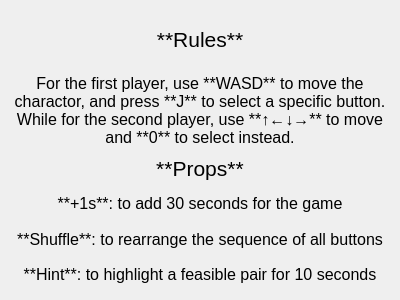
<?xml version="1.0" encoding="UTF-8"?>
<ui version="4.0">
 <class>QLinkManual</class>
 <widget class="QWidget" name="QLinkManual">
  <property name="windowModality">
   <enum>Qt::ApplicationModal</enum>
  </property>
  <property name="geometry">
   <rect>
    <x>0</x>
    <y>0</y>
    <width>400</width>
    <height>300</height>
   </rect>
  </property>
  <property name="windowTitle">
   <string>Manual</string>
  </property>
  <layout class="QGridLayout" name="gridLayout" rowstretch="1,1">
   <item row="0" column="0">
    <layout class="QVBoxLayout" name="verticalLayout" stretch="1,1">
     <item>
      <widget class="QLabel" name="rules">
       <property name="font">
        <font>
         <pointsize>16</pointsize>
        </font>
       </property>
       <property name="text">
        <string>**Rules**</string>
       </property>
       <property name="textFormat">
        <enum>Qt::MarkdownText</enum>
       </property>
       <property name="alignment">
        <set>Qt::AlignCenter</set>
       </property>
      </widget>
     </item>
     <item>
      <widget class="QLabel" name="_rules_label">
       <property name="font">
        <font>
         <pointsize>12</pointsize>
        </font>
       </property>
       <property name="text">
        <string>For the first player, use **WASD** to move the charactor, and press **J** to select a specific button. While for the second player, use **↑←↓→** to move and **0** to select instead.</string>
       </property>
       <property name="textFormat">
        <enum>Qt::MarkdownText</enum>
       </property>
       <property name="alignment">
        <set>Qt::AlignCenter</set>
       </property>
       <property name="wordWrap">
        <bool>true</bool>
       </property>
      </widget>
     </item>
    </layout>
   </item>
   <item row="1" column="0">
    <layout class="QVBoxLayout" name="verticalLayout_2" stretch="1,1,1,1">
     <item>
      <widget class="QLabel" name="props">
       <property name="font">
        <font>
         <pointsize>16</pointsize>
        </font>
       </property>
       <property name="text">
        <string>**Props**</string>
       </property>
       <property name="textFormat">
        <enum>Qt::MarkdownText</enum>
       </property>
       <property name="alignment">
        <set>Qt::AlignCenter</set>
       </property>
      </widget>
     </item>
     <item>
      <widget class="QLabel" name="_add_second_prop">
       <property name="font">
        <font>
         <pointsize>12</pointsize>
        </font>
       </property>
       <property name="text">
        <string>**+1s**: to add 30 seconds for the game</string>
       </property>
       <property name="textFormat">
        <enum>Qt::MarkdownText</enum>
       </property>
       <property name="alignment">
        <set>Qt::AlignCenter</set>
       </property>
       <property name="wordWrap">
        <bool>true</bool>
       </property>
      </widget>
     </item>
     <item>
      <widget class="QLabel" name="_shuffle_prop">
       <property name="font">
        <font>
         <pointsize>12</pointsize>
        </font>
       </property>
       <property name="text">
        <string>**Shuffle**: to rearrange the sequence of all buttons</string>
       </property>
       <property name="textFormat">
        <enum>Qt::MarkdownText</enum>
       </property>
       <property name="alignment">
        <set>Qt::AlignCenter</set>
       </property>
       <property name="wordWrap">
        <bool>true</bool>
       </property>
      </widget>
     </item>
     <item>
      <widget class="QLabel" name="_hint_prop">
       <property name="font">
        <font>
         <pointsize>12</pointsize>
        </font>
       </property>
       <property name="text">
        <string>**Hint**: to highlight a feasible pair for 10 seconds</string>
       </property>
       <property name="textFormat">
        <enum>Qt::MarkdownText</enum>
       </property>
       <property name="alignment">
        <set>Qt::AlignCenter</set>
       </property>
       <property name="wordWrap">
        <bool>true</bool>
       </property>
      </widget>
     </item>
    </layout>
   </item>
  </layout>
 </widget>
 <resources/>
 <connections/>
</ui>
